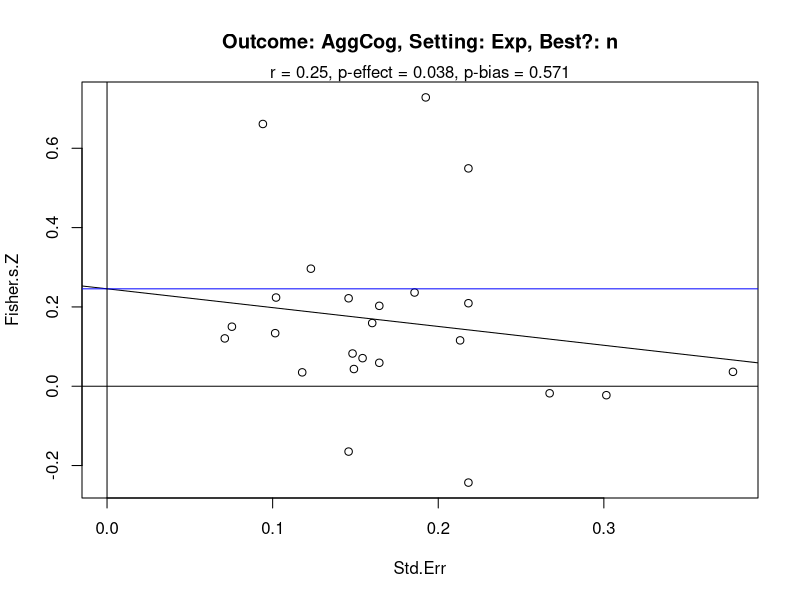

Source code (R): (Note: this script raises an error after producing the figure.)
# PET-PEESE of the meta-analysis
# Now I intend to add package 'metafor' and use rma()
  # to reproduce Craig's estimates alongside the PET-PEESE

# According to Carter & McCullough's citation of Stanley & Doucouliagos (2007)
  # Use PET to see if the estimated effect size != 0
  # If estimated effect size == 0 then use PET estimate
  # If PET says estimated effect != 0 then use PEESE estimate
# PET: b0 is estimated sig. of effect after bias
#    : b1 is estimated sig. of pub bias

# NOTES:
# Std.Err seems to refer to Fisher.s.Z's standard error, which is convenient.
# Not sure what some of these subscripts mean on setting:
# "Exp", "Nonexp", and "Long" are obvious, 
#   but what are "NonexpS", "LongP", and "LongPs"?
# Would be nice to make x-axis always bottom out at 0

# Read in the data
setwd("G:/Craig_meta")
dat=read.delim("Craig_Table_2010.txt", stringsAsFactors=F)
dat = dat[dat$Best.!="",] # delete the blank row
# Std.Err refers to Std.Err of z-transformed value

## Create functions
# PET
PET=function(dataset) {
  petOut = lm(Fisher.s.Z ~ Std.Err, weights=1/(Std.Err^2), data=dataset)
  return(petOut)
  print(paste("Estimated effect size: r =", atanh(petOut$coefficients[1])))
}
verbosePET=function(dataset, plotName=NULL) {
  petOut = lm(Fisher.s.Z ~ Std.Err, weights=1/(Std.Err^2), data=dataset)
  print(paste("Estimated effect size: r =", atanh(petOut$coefficients[1])))
  with(dataset, plot(x=Std.Err, y=Fisher.s.Z, main=plotName
                     , xlim=c(0, max(Std.Err))
                     , ylim=c(min(petOut$coefficients[1], Fisher.s.Z, na.rm=T), max(petOut$coefficients[1], Fisher.s.Z, na.rm=T))
                     )
       )
  abline(petOut)
  abline(h=petOut$coefficients[1], col='blue'); abline(v=0); abline(h=0)
  mtext(paste("r = ", round(petOut$coefficients[1], 2)
              , ", p-effect = ", round(summary(petOut)$coefficients[1,4], 3)
              , ", p-bias = ", round(summary(petOut)$coefficients[2,4], 3)
              , sep=""))
  mtext(paste("Naive meta estimate, r ="
              , round(rma(Fisher.s.Z, Std.Err^2, data=dat[filter,]
                    , measure="COR")$b[1], 2))
        , side=1)
}
# PEESE
PEESE=function(dataset) {
  peeseOut = lm(Fisher.s.Z ~ Std.Err^2, weights=1/(Std.Err^2), data=dataset)
  return(peeseOut)
  print(paste("Estimated effect size: r =", atanh(peeseOut$coefficients[1])))
}
verbosePEESE=function(dataset) {
  peeseOut = lm(Fisher.s.Z ~ Std.Err^2, weights=1/(Std.Err^2), data=dataset)
  print(paste("Estimated effect size: r =", atanh(peeseOut$coefficients[1])))
  with(dataset, plot(x=Std.Err, y=Fisher.s.Z))
  abline(peeseOut)
}

# let's just loop through this stuff.
# Would be nicer if I knew all these sub-categories...
# Where is there actually data?
table(dat$Setting, dat$Outcome, dat$Best.)
## WARNING! I'm gonna coerce those weird Setting entries
  # to conform with the less-weird ones:
# You know, I'm gonna guess these weird Setting entries refer to
  # partial effect sizes. 'P' for Partial? So what's 's'?
dat$Setting[dat$Setting %in% c("NonexpS")] = "Nonexp" 
dat$Setting[dat$Setting %in% c("LongPs", "LongP")] = "Long"
table(dat$Setting, dat$Outcome, dat$Best.)
# Let's do this:
for (i in unique(dat$Outcome)) {
  for (j in unique(dat$Setting)) {
    for (k in unique(dat$Best.)) {
      filter = dat$Outcome == i & dat$Setting == j & dat$Best. == k
      if (sum(filter) < 3) next # must have at least two studies
      name = paste("Outcome: ", i,
                   ", Setting: ", j,
                   ", Best?: ", k
                   , sep="")
      windows()
      saveName = paste("./petpeese_plotdump/", paste(i,j,k, sep="_"),".png", sep="")
      print(name)
      verbosePET(dat[filter,], plotName = name)
      savePlot(filename=saveName, type="png")
      graphics.off()
    }
  }
}

i = "AggAff"; j = "Exp"; k = "y"
filter = dat$Outcome == i & dat$Setting == j & dat$Best. == k
res =  rma(Correlation, Std.Err^2, data=dat[filter,], measure="COR")
funnel(dat$Correlation[filter], dat$Std.Err[filter], xlim=c(0,1), contour=c(.9,.95,.975))
